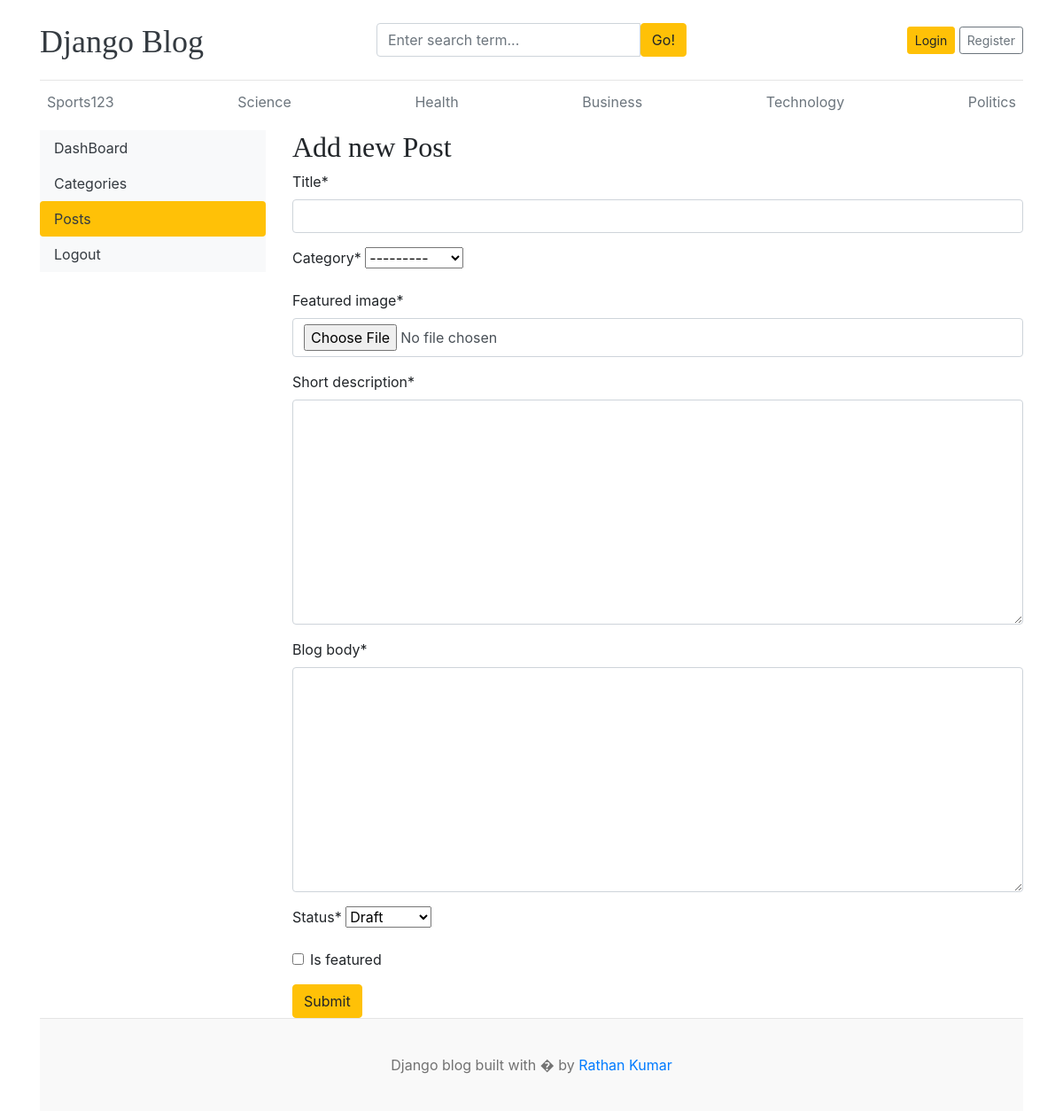
/dashboard/posts/add/, run on the app's committed database.
### blogs/models.py (models this page shows)
class Category(models.Model):
    category = models.CharField(max_length=50)
    created_at = models.DateTimeField(auto_now_add=True)
    updated_at = models.DateTimeField(auto_now=True)
    class Meta:
        verbose_name_plural = 'categories'
    def __str__(self):
        return self.category

### dashboards/views.py (the view, shortened to what this page needs)
# urls.py: path('posts/add/',views.add_post,name="add_post"),
def add_post(request):
    form = PostForm()
    context={
        "form":form,
    }
    return render(request,"dashboards/add_posts.html",context)

### dashboards/forms.py
class PostForm(forms.ModelForm):
    class Meta:
        model=Blog
        fields=('title','category','featured_image','short_description','blog_body','status','is_featured')

### blogs/context_processors.py (called while the page is built)
def get_categories(request):
    categories=Category.objects.all()
    return dict(categories=categories)

def get_social_links(request):
    social_links=SocialLink.objects.all()
    return dict(social_links=social_links)

### templates/dashboards/add_posts.html (shortened to what this page needs)
{% extends 'base.html' %}
{% load crispy_forms_tags %}
{% block content %}
<div class="row">
    {% include 'dashboards/sidebar.html' %}
    <div class="col-md-9">
    <h2>Add new Post</h2>
    <form action="{% url 'add_post' %}" method="POST" enctype="multipart/form-data">
        {{form |crispy}}
        <button type="submit" class="btn btn-warning">Submit</button>
    </form>
    </div>
</div>
{% endblock %}

### templates/base.html (shortened to what this page needs)
{% load static %}
<!DOCTYPE html>
<html lang="en">
<head>
    <link href="https://getbootstrap.com/docs/4.0/dist/css/bootstrap.min.css" rel="stylesheet">
    <link href="{% static 'css/blog.css' %}" rel="stylesheet">
    <link rel="stylesheet" href="https://cdnjs.cloudflare.com/ajax/libs/font-awesome/4.7.0/css/font-awesome.min.css">
  </head>
<body>
    <div class="container">
      <header class="blog-header py-3">
        <div class="row flex-nowrap justify-content-between align-items-center">
          <div class="col-4 pt-1">
            <a class="blog-header-logo text-dark" href="/">Django Blog</a>
          </div>
          <div class="col-4">
            <form action="{% url 'search' %}" method="GET">
              <div class="input-group">
                <input class="form-control" value="{{keyword}}" type="text" name="keyword" placeholder="Enter search term..." aria-label="Enter search term..." aria-describedby="button-search" />
                <button type="submit" class="btn btn-warning" id="button-search" type="button">Go!</button>
              </div>
            </form>
          </div>
          <div class="col-4 d-flex justify-content-end align-items-center">
            {% if not user.is_authenticated %}
            <a class="btn btn-sm btn-warning" href="{% url 'login' %}">Login</a> &nbsp;
            <a class="btn btn-sm btn-outline-secondary" href="{% url 'register' %}">Register</a>
            {% else %}
            <span><a href="{% url 'dashboard' %}">DashBoard</a></span>
            &emsp;
            <span><a href="{% url 'logout' %}">logout</a></span>
            {% endif %}
          </div>
        </div>
      </header>
      <div class="nav-scroller py-1 mb-2">
        <nav class="nav d-flex justify-content-between">
          {% for category in categories %}
          <a class="p-2 text-muted" href="{% url 'posts_by_category' category.id %}">{{category.category}}</a>
          {% endfor %}
        </nav>
      </div>
{% block content %}
{% endblock %}
<footer class="blog-footer">
  <p>Django blog built with � by <a href="#">Rathan Kumar</a></p>
</footer>
</body>
</html>

### blog_main/static/css/blog.css (style rules this page uses)
.blog-header { border-bottom: 1px solid #e5e5e5; }
.blog-header-logo { font-family: "Playfair Display", Georgia, "Times New Roman", serif; font-size: 2.25rem; }
h1, h2, h3, h4, h5, h6 { font-family: "Playfair Display", Georgia, "Times New Roman", serif; }
.blog-footer { padding: 2.5rem 0; color: #727272; text-align: center; background-color: #f9f9f9; border-top: .05rem solid #e5e5e5; }
.blog-footer p:last-child { margin-bottom: 0; }

### data on the page
Category: category "Sports123", category "---------"
Category: category "Science"
Category: category "Health"
Category: category "Business"
Category: category "Technology"
Category: category "Politics"
